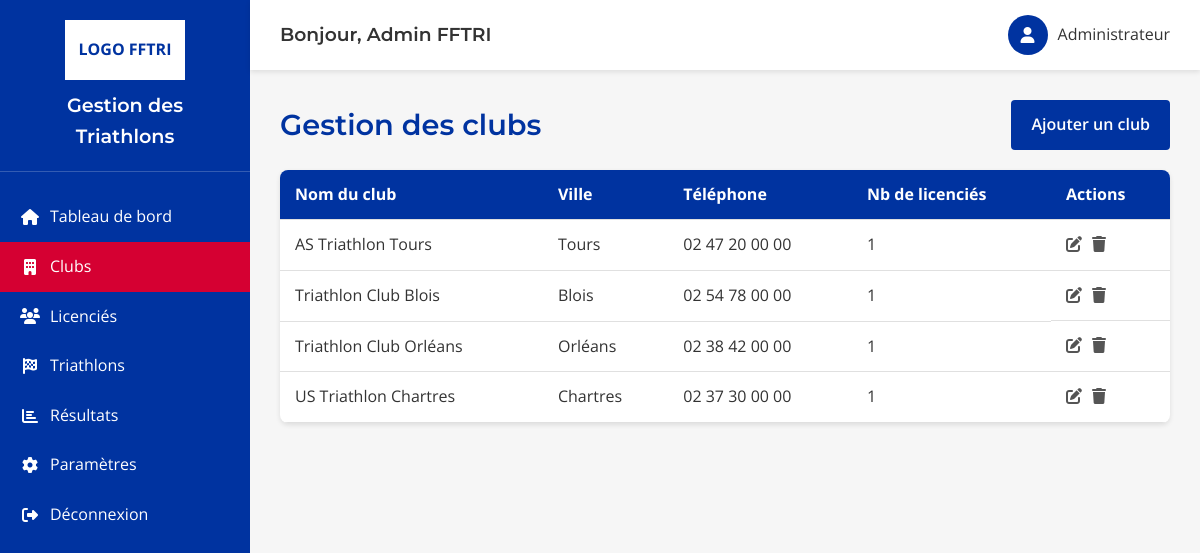
/index.php?module=clubs (signed in), run on the app's committed database.
### tables this page shows
CREATE TABLE clubs (
    id INT PRIMARY KEY AUTO_INCREMENT,
    name VARCHAR(100) NOT NULL,
    address VARCHAR(255),
    city VARCHAR(100) NOT NULL,
    phone VARCHAR(20),
    email VARCHAR(100),
    created_at TIMESTAMP DEFAULT CURRENT_TIMESTAMP,
    updated_at TIMESTAMP DEFAULT CURRENT_TIMESTAMP ON UPDATE CURRENT_TIMESTAMP
);

### app/core/Database.php (called while the page is built, shortened)
<?php
class Database {
    private static $instance = null;
    private $pdo;
    private function __construct() {
        try {
            $dsn = "mysql:host=" . DB_HOST . ";dbname=" . DB_NAME . ";charset=" . DB_CHARSET;
            $this->pdo = new PDO($dsn, DB_USER, DB_PASS, DB_OPTIONS);
        } catch (PDOException $e) {
            die("Erreur de connexion à la base de données : " . $e->getMessage());
        }
    }
    public static function getInstance() {
        if (self::$instance === null) {
            self::$instance = new self();
        }
        return self::$instance;
    }
    public function getConnection() {
        return $this->pdo;
    }
}
?>

### app/controllers/ClubController.php (called while the page is built, shortened)
<?php
require_once __DIR__ . '/../models/Club.php';
class ClubController {
    private $clubModel;
    public function __construct() {
        $this->clubModel = new Club();
    }
    public function index() {
        $clubs = $this->clubModel->getAll();
        foreach ($clubs as &$club) {
            $club['licencies_count'] = $this->clubModel->getLicenciesCount($club['id']);
        }
        return ['clubs' => $clubs];
    }
}
?>

### app/models/Club.php (called while the page is built, shortened)
<?php
require_once __DIR__ . '/../core/Database.php';
class Club {
    private $db;
    public function __construct() {
        $this->db = Database::getInstance()->getConnection();
    }
    public function getAll() {
        $sql = "SELECT * FROM clubs ORDER BY name";
        $stmt = $this->db->query($sql);
        return $stmt->fetchAll();
    }
    public function getLicenciesCount($clubId) {
        $sql = "SELECT COUNT(*) as count FROM licencies WHERE club_id = :club_id";
        $stmt = $this->db->prepare($sql);
        $stmt->execute([':club_id' => $clubId]);
        $result = $stmt->fetch();
        return $result['count'];
    }
}
?>

### app/views/clubs/index.php (the view, shortened to what this page needs)
<div class="page-title">
    <h1>Gestion des clubs</h1>
    <a href="index.php?module=clubs&action=create" class="btn btn-primary">Ajouter un club</a>
</div>
<div class="table-container">
    <table>
        <thead>
            <tr>
                <th>Nom du club</th>
                <th>Ville</th>
                <th>Téléphone</th>
                <th>Nb de licenciés</th>
                <th>Actions</th>
            </tr>
        </thead>
        <tbody>
            <?php if (isset($data['clubs']) && !empty($data['clubs'])): ?>
                <?php foreach ($data['clubs'] as $club): ?>
                <tr>
                    <td><?= htmlspecialchars($club['name']) ?></td>
                    <td><?= htmlspecialchars($club['city']) ?></td>
                    <td><?= htmlspecialchars($club['phone']) ?></td>
                    <td><?= $club['licencies_count'] ?? 0 ?></td>
                    <td class="actions">
                        <a href="index.php?module=clubs&action=edit&id=<?= $club['id'] ?>" class="action-btn edit" title="Modifier"><i class="fas fa-edit"></i></a>
                        <a href="index.php?module=clubs&action=delete&id=<?= $club['id'] ?>" class="action-btn delete" title="Supprimer" onclick="return confirm('Êtes-vous sûr de vouloir supprimer ce club ?')"><i class="fas fa-trash"></i></a>
                    </td>
                </tr>
                <?php endforeach; ?>
            <?php else: ?>
                <tr>
                    <td colspan="5" style="text-align: center;">Aucun club trouvé</td>
                </tr>
            <?php endif; ?>
        </tbody>
    </table>
</div>

### app/views/layouts/main.php (style rules this page uses)
:root { --fftri-blue: #0033A0; --fftri-red: #D50032; --white: #FFFFFF; --light-gray: #F6F6F6; --medium-gray: #E0E0E0; --dark-gray: #555555; --text-color: #333333; }
* { margin: 0; padding: 0; box-sizing: border-box; }
body { font-family: 'Open Sans', sans-serif; color: var(--text-color); background-color: var(--light-gray); line-height: 1.6; }
h1, h2, h3, h4, h5, h6 { font-family: 'Montserrat', sans-serif; font-weight: 600; }
.page-title { margin-bottom: 20px; display: flex; justify-content: space-between; align-items: center; }
.page-title h1 { color: var(--fftri-blue); font-size: 1.8rem; }
.btn { display: inline-block; padding: 12px 20px; background-color: var(--fftri-blue); color: var(--white); border: none; border-radius: 4px; cursor: pointer; font-size: 1rem; font-weight: 600; text-align: center; transition: background-color 0.3s; text-decoration: none; }
.table-container { background-color: var(--white); border-radius: 8px; overflow: hidden; box-shadow: 0 2px 5px rgba(0, 0, 0, 0.1); }
table { width: 100%; border-collapse: collapse; }
thead { background-color: var(--fftri-blue); color: var(--white); }
th, td { padding: 12px 15px; text-align: left; border-bottom: 1px solid var(--medium-gray); }
.actions { display: flex; gap: 10px; }
.action-btn { background: none; border: none; cursor: pointer; font-size: 1rem; color: var(--dark-gray); transition: color 0.3s; }

### data on the page
clubs: name "AS Triathlon Tours", city "Tours", phone "02 47 20 00 00", licencies_count "1"
clubs: name "Triathlon Club Blois", city "Blois", phone "02 54 78 00 00", licencies_count "1"
clubs: name "Triathlon Club Orléans", city "Orléans", phone "02 38 42 00 00", id "1"
clubs: name "US Triathlon Chartres", city "Chartres", phone "02 37 30 00 00", licencies_count "1"

### other printed values
$_SESSION['user']['name'] "Admin FFTRI"
